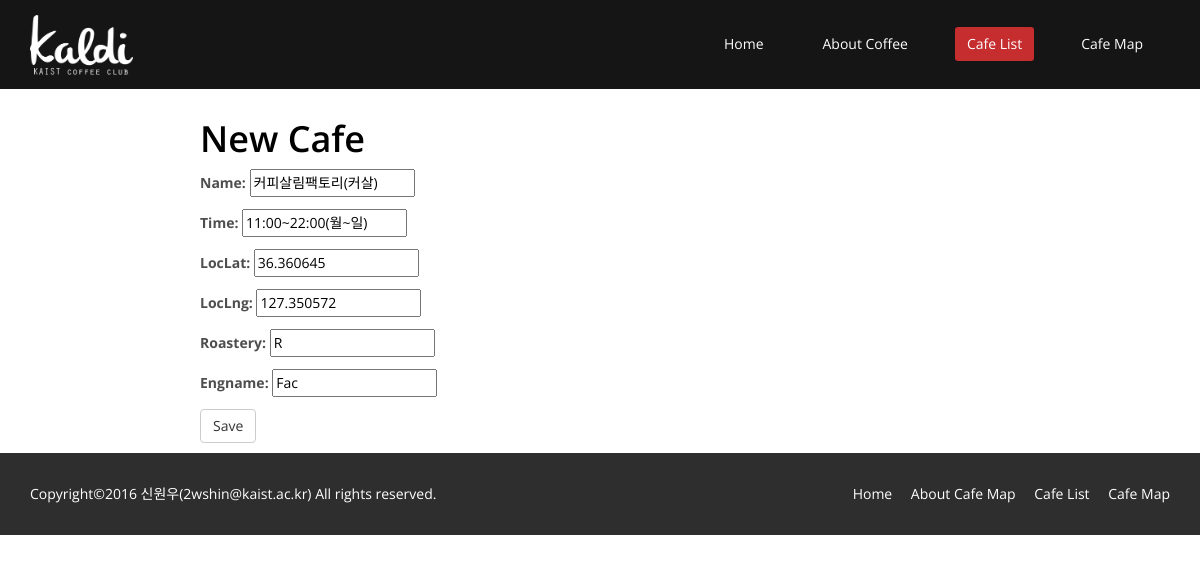
Page /edit_cafe/Fac/ on the committed database.
### basic/models.py (models this page shows)
class Cafe(models.Model):
    name = models.CharField(max_length=30)
    time = models.CharField(max_length=100)
    locLat = models.FloatField(default=0)
    locLng = models.FloatField(default=0)
    Roastery = models.CharField(max_length=5, default='N')
    Engname = models.CharField(max_length=10)

### basic/views.py (the view)
# urls.py: url(r'^edit_cafe/([^/]+)/$', edit_cafe),
def edit_cafe(request, Engname):
    cafe = Cafe.objects.get(Engname=Engname)
    if request.method == "POST":
        form = CafeForm(request.POST, instance=cafe)
        if form.is_valid():
            form.save()
            return redirect('/cafe_list/')
    else:
        form = CafeForm(instance=cafe)
    return render(request, 'cafe_edit.html', {'form': form})

### basic/forms.py
class CafeForm(ModelForm):
    class Meta:
        model = Cafe
        fields = ['name', 'time', 'locLat', 'locLng', 'Roastery', 'Engname']

### templates/cafe_edit.html (shortened to what this page needs)
{% extends "base.html" %}
{% block content %}
                <div class="collapse navbar-collapse navbar-right">
                    <ul class="nav navbar-nav">
                        <li><a href="/home/">Home</a></li>
                        <li><a href="/map_infro/">About Coffee</a></li>
                        <li class="active"><a href="/cafe_list/">Cafe List</a></li>
                        <li><a href="/cafe_map/">Cafe Map</a></li>
                    </ul>
                </div>
            </div>
        </nav>
	</header>
    <div style="margin-left: 200px; margin-right: auto; display: inline-block; margin-top: 10px; margin-bottom: 10px">
        <h1 style="color: black">New Cafe</h1>
        <form method="POST" class="post-form">
            {{ form.as_p }}
            <button type="submit" class="save btn btn-default">Save</button>
        </form>
    </div>
{% endblock %}

### static/css/main.css (style rules this page uses)
body { background: #fff; font-family: 'Open Sans', sans-serif; color:#4e4e4e; line-height: 22px; }
h1, h2, h3, h4, h5, h6 { font-weight: 600; font-family: 'Open Sans', sans-serif; color:#4e4e4e; }
h1 { font-size: 36px; color:#fff; }
a { color: #c52d2f; -webkit-transition: color 300ms, background-color 300ms; -moz-transition: color 300ms, background-color 300ms; -o-transition: color 300ms, background-color 300ms; transition: color 300ms, background-color 300ms; }
.navbar-nav { margin-top: 12px; }
.navbar-nav>li { margin-left: 35px; padding-bottom: 28px; }
.navbar-inverse .navbar-nav > li > a { padding: 5px 12px; margin: 0; border-radius: 3px; color: #fff; line-height: 24px; display: inline-block; }
.navbar-inverse .navbar-nav > .active > a, .navbar-inverse .navbar-nav > .active > a:hover, .navbar-inverse .navbar-nav > .active > a:focus, .navbar-inverse .navbar-nav > .open > a, .navbar-inverse .navbar-nav > .open > a:hover, .navbar-inverse .navbar-nav > .open > a:focus { background-color: #c52d2f; color: #fff; }
.navbar-inverse .navbar-collapse, .navbar-inverse .navbar-form { border-top: 0; padding-bottom: 0; }

### rows in the picture
Cafe: name "커피살림팩토리(커살)", time "11:00~22:00(월~일)", locLat "36.360645", locLng "127.350572", Roastery "R", Engname "Fac"
